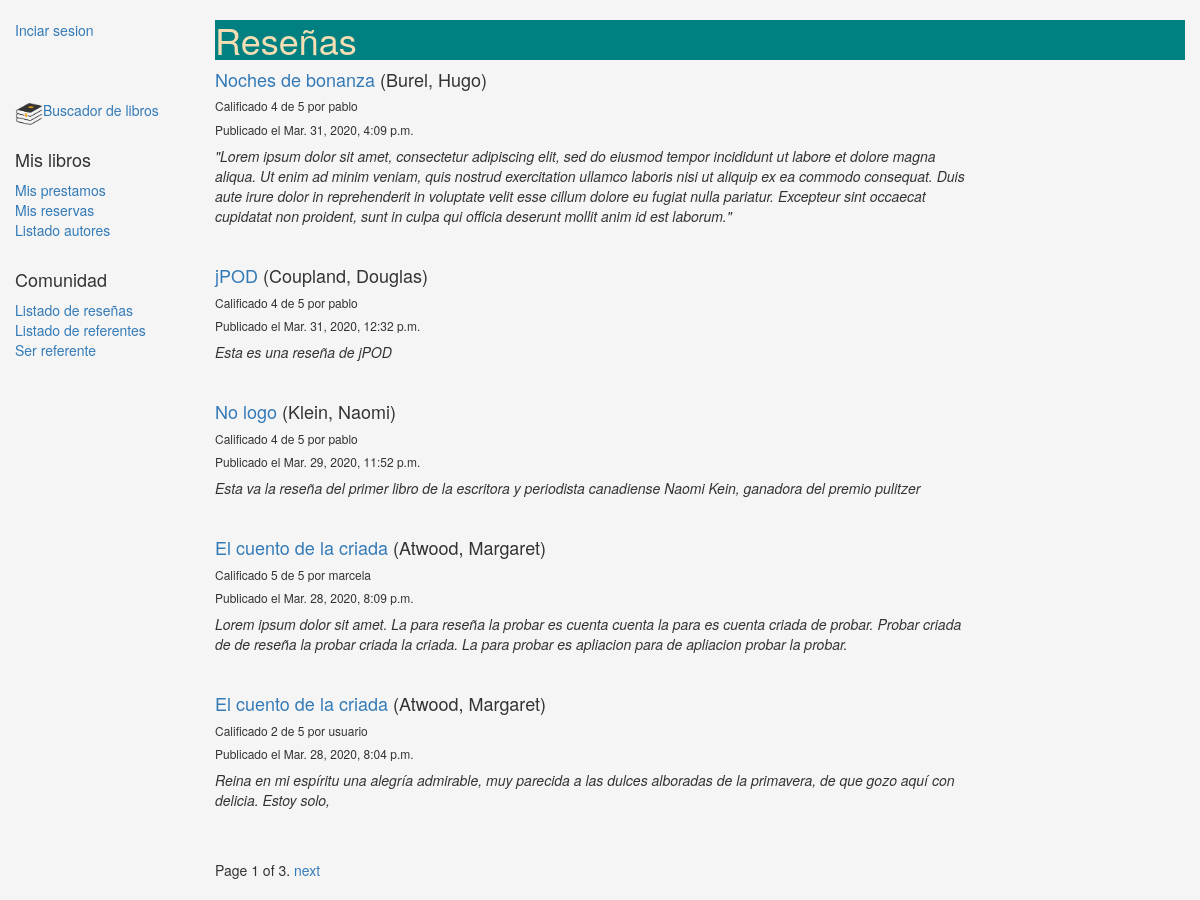
Page /gestion/listreview/ on the committed database.
### gestion/models.py (models this page shows, shortened)
class Review(models.Model):
    RATING_CHOICES = (
        (1, '1'),
        (2, '2'),
        (3, '3'),
        (4, '4'),
        (5, '5'),
    )
    book = models.ForeignKey(Book, null = True, on_delete = models.DO_NOTHING, verbose_name = 'Libro')
    pub_date = models.DateTimeField(auto_now=True,verbose_name = 'Fecha de publicacion')
    user_name = models.ForeignKey(User, on_delete=models.SET_NULL, null = True, blank = True)
    comment = models.TextField(verbose_name = 'Reseña')
    rating = models.IntegerField(choices=RATING_CHOICES,verbose_name = 'Clasificación')
    class Meta:
        ordering = ['-pub_date']

class Book(models.Model):
    title = models.CharField(verbose_name = 'Titulo', max_length=200)
    author = models.ForeignKey('Author', on_delete=models.SET_NULL, null=True, verbose_name = 'Autor')
    summary = models.TextField(max_length=1000,
        help_text="Ingrese una breve descripción del libro", verbose_name = 'Resumen')
    isbn = models.CharField('ISBN',max_length=13,
        help_text='13 Caracteres <a href="https://www.isbn-international.org/content/what-isbn">ISBN number</a>')
    genre = models.ManyToManyField(Genre,
        help_text="Seleccione los generos de este libro", verbose_name = 'Genero')
    language = models.ForeignKey(Language, on_delete=models.SET_NULL, null=True, verbose_name = 'Lenguaje')
    image = models.ImageField(upload_to = 'gestion', null = True, blank = True, verbose_name = 'Imagen')
    counter = models.IntegerField(blank = True, null = True, default = 0)
    def get_absolute_url(self):
        return reverse('book-detail', args=[str(self.id)]) #Devuelve la URL a una instancia particular de Book
    def display_genre(self):
        return ', '.join([ genre.name for genre in self.genre.all()[:3] ]) #Crea string para el genero (para Admin)
    display_genre.short_description = 'Genre'

class Author(models.Model):
    first_name = models.CharField(max_length=100, verbose_name = 'Nombre')
    last_name = models.CharField(max_length=100, verbose_name = 'Apellido')
    class Meta:
        ordering = ['last_name']
    def __str__(self):
        return '%s, %s' % (self.last_name, self.first_name)

### gestion/views.py (the view)
# urls.py: path('listreview/',views.ListReview.as_view(), name = 'list-reviews'),
class ListReview(generic.ListView):
    model = Review
    paginate_by = 5

### gestion/templates/gestion/review_list.html
{% extends "base_generic.html" %}
{% block content %}
<h1>Reseñas</h1>
{% if object_list %}
<div id=tabla1>
    {% for review in object_list %}
    <div>
        <h4><a href="{{ review.book.get_absolute_url }}">{{ review.book.title }}</a> ({{review.book.author}})</h4>
        <h6>Calificado {{ review.rating }} de 5 por {{ review.user_name }}</h6>
        <h6>Publicado el {{  review.pub_date }}</h6>
        <p><i>{{ review.comment }}</i></p><br>
    </div>
    {% endfor %}
</div>
{% else %}
<p>No hay reseñas todavia</p>
{% endif %}
{% endblock %}

### gestion/static/css/styles.css (style rules this page uses)
body { background-color: whitesmoke; }
h1 { background-color: teal; color: wheat; }
#tabla1 { width: 750px; }

### rows in the picture
Review: book "Noches de bonanza", book.author "Burel, Hugo", rating "4", user_name "pablo", pub_date "Mar. 31, 2020, 4:09 p.m.", comment "\"Lorem ipsum dolor sit amet, consectetur adipiscing elit, sed do eiusmod tempor incididunt ut labore et dolore magna aliqua. Ut enim ad minim veniam, quis nostrud exercitation ullamco laboris nisi ut aliquip ex ea commodo consequat. Duis aute irure dolor in reprehenderit in voluptate velit esse cillum dolore eu fugiat nulla pariatur. Excepteur sint occaecat cupidatat non proident, sunt in culpa qui officia deserunt mollit anim id est laborum.\""
Review: book "jPOD", book.author "Coupland, Douglas", rating "4", user_name "pablo", pub_date "Mar. 31, 2020, 12:32 p.m.", comment "Esta es una reseña de jPOD"
Review: book "No logo", book.author "Klein, Naomi", rating "4", user_name "pablo", pub_date "Mar. 29, 2020, 11:52 p.m.", comment "Esta va la reseña del primer libro de la escritora y periodista canadiense Naomi Kein, ganadora del premio pulitzer"
Review: book "El cuento de la criada", book.author "Atwood, Margaret", rating "5", user_name "marcela", pub_date "Mar. 28, 2020, 8:09 p.m.", comment "Lorem ipsum dolor sit amet. La para reseña la probar es cuenta cuenta la para es cuenta criada de probar. Probar criada de de reseña la probar criada la criada. La para probar es apliacion para de apliacion probar la probar."
Review: book "El cuento de la criada", book.author "Atwood, Margaret", rating "2", user_name "usuario", pub_date "Mar. 28, 2020, 8:04 p.m.", comment "Reina en mi espíritu una alegría admirable, muy parecida a las dulces alboradas de la primavera, de que gozo aquí con delicia. Estoy solo,"

### other values in the picture
{{ page_obj.number }} "1"
{{ page_obj.paginator.num_pages }} "3"
